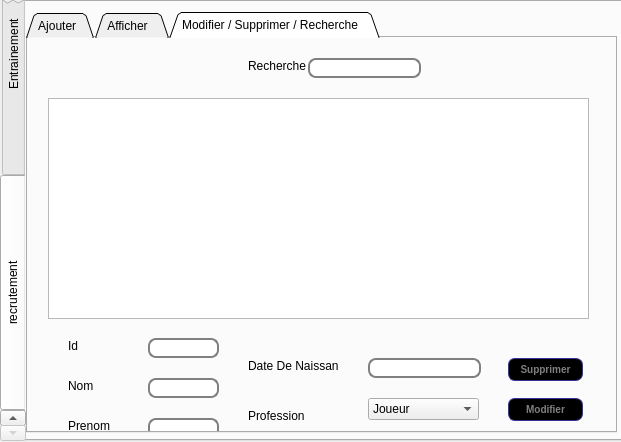
<?xml version="1.0" encoding="UTF-8"?>
<ui version="4.0">
 <class>Dialogevenement</class>
 <widget class="QDialog" name="Dialogevenement">
  <property name="geometry">
   <rect>
    <x>0</x>
    <y>0</y>
    <width>621</width>
    <height>442</height>
   </rect>
  </property>
  <property name="windowTitle">
   <string>Dialog</string>
  </property>
  <property name="styleSheet">
   <string notr="true">QLineEdit{border-radius: 8px; 
border: 2px solid gray;

padding: 0 8px;
background: white; }



QPushButton
{
color: gray;
font-weight: bold;
background-color: black;
border-width: 1px;
border-color: #339;
border-style: solid;
border-radius: 7;
padding: 3px;
font-size: 10px;
padding-left: 5px;
padding-right: 5px;

}
QPushButton:hover { background-color: white;
color:black;
 text-decoration: underline; }</string>
  </property>
  <widget class="QTabWidget" name="tabWidget">
   <property name="geometry">
    <rect>
     <x>0</x>
     <y>0</y>
     <width>631</width>
     <height>441</height>
    </rect>
   </property>
   <property name="tabPosition">
    <enum>QTabWidget::West</enum>
   </property>
   <property name="currentIndex">
    <number>1</number>
   </property>
   <widget class="QWidget" name="tab">
    <attribute name="title">
     <string>                      Entrainement                        </string>
    </attribute>
    <widget class="QTabWidget" name="tabWidget_2">
     <property name="geometry">
      <rect>
       <x>0</x>
       <y>10</y>
       <width>601</width>
       <height>431</height>
      </rect>
     </property>
     <property name="tabShape">
      <enum>QTabWidget::Triangular</enum>
     </property>
     <property name="currentIndex">
      <number>2</number>
     </property>
     <widget class="QWidget" name="tab_7">
      <attribute name="title">
       <string>Ajouter  </string>
      </attribute>
      <widget class="QLabel" name="label_a1">
       <property name="geometry">
        <rect>
         <x>0</x>
         <y>0</y>
         <width>561</width>
         <height>411</height>
        </rect>
       </property>
       <property name="text">
        <string/>
       </property>
      </widget>
      <widget class="QPushButton" name="pb_ajouter_3">
       <property name="geometry">
        <rect>
         <x>490</x>
         <y>360</y>
         <width>75</width>
         <height>23</height>
        </rect>
       </property>
       <property name="text">
        <string>Ajouter</string>
       </property>
       <property name="icon">
        <iconset>
         <normaloff>../green-button-png-6.png</normaloff>../green-button-png-6.png</iconset>
       </property>
      </widget>
      <widget class="QLabel" name="label_24">
       <property name="geometry">
        <rect>
         <x>140</x>
         <y>140</y>
         <width>47</width>
         <height>13</height>
        </rect>
       </property>
       <property name="text">
        <string>date</string>
       </property>
      </widget>
      <widget class="QLabel" name="label_25">
       <property name="geometry">
        <rect>
         <x>150</x>
         <y>240</y>
         <width>47</width>
         <height>13</height>
        </rect>
       </property>
       <property name="text">
        <string>debut</string>
       </property>
      </widget>
      <widget class="QLabel" name="label_23">
       <property name="geometry">
        <rect>
         <x>140</x>
         <y>190</y>
         <width>47</width>
         <height>13</height>
        </rect>
       </property>
       <property name="text">
        <string>lieu</string>
       </property>
      </widget>
      <widget class="QLabel" name="label_26">
       <property name="geometry">
        <rect>
         <x>350</x>
         <y>240</y>
         <width>47</width>
         <height>13</height>
        </rect>
       </property>
       <property name="text">
        <string>fin</string>
       </property>
      </widget>
      <widget class="QLabel" name="label_20">
       <property name="geometry">
        <rect>
         <x>140</x>
         <y>80</y>
         <width>61</width>
         <height>16</height>
        </rect>
       </property>
       <property name="text">
        <string>id</string>
       </property>
      </widget>
      <widget class="QLineEdit" name="lineEdit">
       <property name="geometry">
        <rect>
         <x>210</x>
         <y>80</y>
         <width>113</width>
         <height>20</height>
        </rect>
       </property>
      </widget>
      <widget class="QLineEdit" name="lineEdit_2">
       <property name="geometry">
        <rect>
         <x>210</x>
         <y>190</y>
         <width>113</width>
         <height>20</height>
        </rect>
       </property>
      </widget>
      <widget class="QDateEdit" name="dateEdit">
       <property name="geometry">
        <rect>
         <x>210</x>
         <y>130</y>
         <width>110</width>
         <height>22</height>
        </rect>
       </property>
      </widget>
      <widget class="QTimeEdit" name="timeEdit_2">
       <property name="geometry">
        <rect>
         <x>120</x>
         <y>270</y>
         <width>118</width>
         <height>22</height>
        </rect>
       </property>
      </widget>
      <widget class="QTimeEdit" name="timeEdit_3">
       <property name="geometry">
        <rect>
         <x>300</x>
         <y>270</y>
         <width>118</width>
         <height>22</height>
        </rect>
       </property>
      </widget>
     </widget>
     <widget class="QWidget" name="tab_8">
      <attribute name="title">
       <string>Afficher   </string>
      </attribute>
      <widget class="QLabel" name="label_a2">
       <property name="geometry">
        <rect>
         <x>0</x>
         <y>0</y>
         <width>581</width>
         <height>411</height>
        </rect>
       </property>
       <property name="text">
        <string/>
       </property>
      </widget>
      <widget class="QTableView" name="tabmatch">
       <property name="geometry">
        <rect>
         <x>20</x>
         <y>30</y>
         <width>541</width>
         <height>241</height>
        </rect>
       </property>
      </widget>
      <widget class="QPushButton" name="pushButton_2">
       <property name="geometry">
        <rect>
         <x>380</x>
         <y>280</y>
         <width>91</width>
         <height>23</height>
        </rect>
       </property>
       <property name="text">
        <string>Imprimer pdf</string>
       </property>
       <property name="icon">
        <iconset>
         <normaloff>../small-button-clip-art-clkerm-vector-clip-art-37.png</normaloff>../small-button-clip-art-clkerm-vector-clip-art-37.png</iconset>
       </property>
      </widget>
      <widget class="QPushButton" name="pushButton_4">
       <property name="geometry">
        <rect>
         <x>110</x>
         <y>280</y>
         <width>51</width>
         <height>23</height>
        </rect>
       </property>
       <property name="text">
        <string>tri desc</string>
       </property>
      </widget>
      <widget class="QPushButton" name="pushButton_5">
       <property name="geometry">
        <rect>
         <x>50</x>
         <y>280</y>
         <width>51</width>
         <height>23</height>
        </rect>
       </property>
       <property name="text">
        <string>tri asc</string>
       </property>
      </widget>
     </widget>
     <widget class="QWidget" name="tab_9">
      <attribute name="title">
       <string>Modifier  / Supprimer / Recherche</string>
      </attribute>
      <widget class="QLabel" name="label_a3">
       <property name="geometry">
        <rect>
         <x>0</x>
         <y>20</y>
         <width>621</width>
         <height>431</height>
        </rect>
       </property>
       <property name="text">
        <string/>
       </property>
      </widget>
      <widget class="QLabel" name="label_35">
       <property name="geometry">
        <rect>
         <x>210</x>
         <y>20</y>
         <width>61</width>
         <height>16</height>
        </rect>
       </property>
       <property name="text">
        <string>Recherche </string>
       </property>
      </widget>
      <widget class="QLabel" name="label_21">
       <property name="geometry">
        <rect>
         <x>40</x>
         <y>310</y>
         <width>89</width>
         <height>20</height>
        </rect>
       </property>
       <property name="text">
        <string>ID</string>
       </property>
      </widget>
      <widget class="QLabel" name="label_27">
       <property name="geometry">
        <rect>
         <x>40</x>
         <y>341</y>
         <width>89</width>
         <height>20</height>
        </rect>
       </property>
       <property name="text">
        <string>Lieu</string>
       </property>
      </widget>
      <widget class="QLineEdit" name="Recherchid">
       <property name="geometry">
        <rect>
         <x>270</x>
         <y>20</y>
         <width>113</width>
         <height>20</height>
        </rect>
       </property>
      </widget>
      <widget class="QLineEdit" name="modlieu">
       <property name="geometry">
        <rect>
         <x>140</x>
         <y>340</y>
         <width>69</width>
         <height>20</height>
        </rect>
       </property>
      </widget>
      <widget class="QLineEdit" name="modid">
       <property name="geometry">
        <rect>
         <x>140</x>
         <y>310</y>
         <width>69</width>
         <height>20</height>
        </rect>
       </property>
      </widget>
      <widget class="QLabel" name="label_34">
       <property name="geometry">
        <rect>
         <x>40</x>
         <y>372</y>
         <width>89</width>
         <height>20</height>
        </rect>
       </property>
       <property name="text">
        <string>Date</string>
       </property>
      </widget>
      <widget class="QPushButton" name="pb_ajouter_7">
       <property name="geometry">
        <rect>
         <x>470</x>
         <y>340</y>
         <width>75</width>
         <height>23</height>
        </rect>
       </property>
       <property name="text">
        <string>Modifier</string>
       </property>
       <property name="icon">
        <iconset>
         <normaloff>../green-button-png-6.png</normaloff>../green-button-png-6.png</iconset>
       </property>
      </widget>
      <widget class="QLabel" name="label_33">
       <property name="geometry">
        <rect>
         <x>230</x>
         <y>320</y>
         <width>89</width>
         <height>20</height>
        </rect>
       </property>
       <property name="text">
        <string>Heure Debut</string>
       </property>
      </widget>
      <widget class="QLabel" name="label">
       <property name="geometry">
        <rect>
         <x>230</x>
         <y>360</y>
         <width>71</width>
         <height>16</height>
        </rect>
       </property>
       <property name="text">
        <string>Heure Fin</string>
       </property>
      </widget>
      <widget class="QTimeEdit" name="modhdebut">
       <property name="geometry">
        <rect>
         <x>310</x>
         <y>320</y>
         <width>118</width>
         <height>22</height>
        </rect>
       </property>
      </widget>
      <widget class="QTimeEdit" name="modhfin">
       <property name="geometry">
        <rect>
         <x>310</x>
         <y>360</y>
         <width>118</width>
         <height>22</height>
        </rect>
       </property>
      </widget>
      <widget class="QTableView" name="AffichRecherche">
       <property name="geometry">
        <rect>
         <x>20</x>
         <y>60</y>
         <width>551</width>
         <height>221</height>
        </rect>
       </property>
      </widget>
      <widget class="QLineEdit" name="moddate">
       <property name="geometry">
        <rect>
         <x>140</x>
         <y>370</y>
         <width>71</width>
         <height>20</height>
        </rect>
       </property>
      </widget>
      <widget class="QPushButton" name="pb_supprimer_4">
       <property name="geometry">
        <rect>
         <x>470</x>
         <y>310</y>
         <width>75</width>
         <height>23</height>
        </rect>
       </property>
       <property name="text">
        <string>Supprimer</string>
       </property>
       <property name="icon">
        <iconset>
         <normaloff>../rectangle-button-icon-png-6.png</normaloff>../rectangle-button-icon-png-6.png</iconset>
       </property>
      </widget>
      <widget class="QPushButton" name="pushButton_8">
       <property name="geometry">
        <rect>
         <x>470</x>
         <y>370</y>
         <width>75</width>
         <height>23</height>
        </rect>
       </property>
       <property name="text">
        <string>Back</string>
       </property>
      </widget>
     </widget>
    </widget>
   </widget>
   <widget class="QWidget" name="tab_2">
    <attribute name="title">
     <string>                      recrutement                      </string>
    </attribute>
    <widget class="QTabWidget" name="tabWidget_3">
     <property name="geometry">
      <rect>
       <x>0</x>
       <y>10</y>
       <width>591</width>
       <height>421</height>
      </rect>
     </property>
     <property name="tabShape">
      <enum>QTabWidget::Triangular</enum>
     </property>
     <property name="currentIndex">
      <number>2</number>
     </property>
     <widget class="QWidget" name="tab_4">
      <attribute name="title">
       <string>Ajouter  </string>
      </attribute>
      <widget class="QLabel" name="label_a1_2">
       <property name="geometry">
        <rect>
         <x>0</x>
         <y>0</y>
         <width>551</width>
         <height>401</height>
        </rect>
       </property>
       <property name="text">
        <string/>
       </property>
      </widget>
      <widget class="QLabel" name="label_13">
       <property name="geometry">
        <rect>
         <x>130</x>
         <y>200</y>
         <width>101</width>
         <height>16</height>
        </rect>
       </property>
       <property name="text">
        <string>date de naissance</string>
       </property>
      </widget>
      <widget class="QDateEdit" name="dateEdit_3">
       <property name="geometry">
        <rect>
         <x>250</x>
         <y>200</y>
         <width>110</width>
         <height>22</height>
        </rect>
       </property>
      </widget>
      <widget class="QLineEdit" name="lineEdit_55">
       <property name="geometry">
        <rect>
         <x>210</x>
         <y>110</y>
         <width>171</width>
         <height>20</height>
        </rect>
       </property>
      </widget>
      <widget class="QPushButton" name="pb_ajouter_2">
       <property name="geometry">
        <rect>
         <x>420</x>
         <y>340</y>
         <width>75</width>
         <height>23</height>
        </rect>
       </property>
       <property name="text">
        <string>Ajouter</string>
       </property>
       <property name="icon">
        <iconset>
         <normaloff>../green-button-png-6.png</normaloff>../green-button-png-6.png</iconset>
       </property>
      </widget>
      <widget class="QLabel" name="label_11">
       <property name="geometry">
        <rect>
         <x>130</x>
         <y>110</y>
         <width>61</width>
         <height>16</height>
        </rect>
       </property>
       <property name="text">
        <string>nom</string>
       </property>
      </widget>
      <widget class="QLabel" name="label_12">
       <property name="geometry">
        <rect>
         <x>130</x>
         <y>150</y>
         <width>61</width>
         <height>16</height>
        </rect>
       </property>
       <property name="text">
        <string>prenom</string>
       </property>
      </widget>
      <widget class="QLineEdit" name="lineEdit_4">
       <property name="geometry">
        <rect>
         <x>210</x>
         <y>150</y>
         <width>171</width>
         <height>20</height>
        </rect>
       </property>
      </widget>
      <widget class="QLabel" name="label_15">
       <property name="geometry">
        <rect>
         <x>130</x>
         <y>70</y>
         <width>101</width>
         <height>16</height>
        </rect>
       </property>
       <property name="text">
        <string>id</string>
       </property>
      </widget>
      <widget class="QLineEdit" name="lineEdit_5">
       <property name="geometry">
        <rect>
         <x>210</x>
         <y>70</y>
         <width>171</width>
         <height>20</height>
        </rect>
       </property>
      </widget>
      <widget class="QComboBox" name="comboBox">
       <property name="geometry">
        <rect>
         <x>200</x>
         <y>250</y>
         <width>111</width>
         <height>22</height>
        </rect>
       </property>
       <item>
        <property name="text">
         <string>joueur</string>
        </property>
       </item>
       <item>
        <property name="text">
         <string>entraineur</string>
        </property>
       </item>
      </widget>
     </widget>
     <widget class="QWidget" name="tab_5">
      <attribute name="title">
       <string>Afficher   </string>
      </attribute>
      <widget class="QLabel" name="label_lum2_2">
       <property name="geometry">
        <rect>
         <x>-10</x>
         <y>-10</y>
         <width>571</width>
         <height>311</height>
        </rect>
       </property>
       <property name="text">
        <string/>
       </property>
      </widget>
      <widget class="QLabel" name="label_a2_2">
       <property name="geometry">
        <rect>
         <x>0</x>
         <y>0</y>
         <width>571</width>
         <height>391</height>
        </rect>
       </property>
       <property name="text">
        <string/>
       </property>
      </widget>
      <widget class="QTableView" name="tabmatch2">
       <property name="geometry">
        <rect>
         <x>10</x>
         <y>30</y>
         <width>571</width>
         <height>241</height>
        </rect>
       </property>
      </widget>
      <widget class="QPushButton" name="pushButton">
       <property name="geometry">
        <rect>
         <x>380</x>
         <y>280</y>
         <width>91</width>
         <height>23</height>
        </rect>
       </property>
       <property name="text">
        <string>Imprimer pdf</string>
       </property>
       <property name="icon">
        <iconset>
         <normaloff>../small-button-clip-art-clkerm-vector-clip-art-37.png</normaloff>../small-button-clip-art-clkerm-vector-clip-art-37.png</iconset>
       </property>
      </widget>
      <widget class="QPushButton" name="pushButton_3">
       <property name="geometry">
        <rect>
         <x>50</x>
         <y>280</y>
         <width>51</width>
         <height>23</height>
        </rect>
       </property>
       <property name="text">
        <string>tri asc</string>
       </property>
      </widget>
      <widget class="QPushButton" name="pushButton_6">
       <property name="geometry">
        <rect>
         <x>110</x>
         <y>280</y>
         <width>51</width>
         <height>23</height>
        </rect>
       </property>
       <property name="text">
        <string>tri desc</string>
       </property>
      </widget>
     </widget>
     <widget class="QWidget" name="tab_6">
      <attribute name="title">
       <string>Modifier / Supprimer / Recherche   </string>
      </attribute>
      <widget class="QLabel" name="label_a3_2">
       <property name="geometry">
        <rect>
         <x>0</x>
         <y>0</y>
         <width>541</width>
         <height>391</height>
        </rect>
       </property>
       <property name="text">
        <string/>
       </property>
      </widget>
      <widget class="QPushButton" name="pb_supprimer_2">
       <property name="geometry">
        <rect>
         <x>480</x>
         <y>320</y>
         <width>75</width>
         <height>23</height>
        </rect>
       </property>
       <property name="text">
        <string>Supprimer</string>
       </property>
       <property name="icon">
        <iconset>
         <normaloff>../rectangle-button-icon-png-6.png</normaloff>../rectangle-button-icon-png-6.png</iconset>
       </property>
      </widget>
      <widget class="QLabel" name="label_16">
       <property name="geometry">
        <rect>
         <x>40</x>
         <y>300</y>
         <width>61</width>
         <height>16</height>
        </rect>
       </property>
       <property name="text">
        <string>Id</string>
       </property>
      </widget>
      <widget class="QTableView" name="AffichRecherche2">
       <property name="geometry">
        <rect>
         <x>20</x>
         <y>60</y>
         <width>541</width>
         <height>221</height>
        </rect>
       </property>
      </widget>
      <widget class="QLabel" name="label_17">
       <property name="geometry">
        <rect>
         <x>220</x>
         <y>20</y>
         <width>61</width>
         <height>16</height>
        </rect>
       </property>
       <property name="text">
        <string>Recherche</string>
       </property>
      </widget>
      <widget class="QLineEdit" name="lineEdit_3">
       <property name="geometry">
        <rect>
         <x>280</x>
         <y>20</y>
         <width>113</width>
         <height>20</height>
        </rect>
       </property>
      </widget>
      <widget class="QLabel" name="label_18">
       <property name="geometry">
        <rect>
         <x>40</x>
         <y>340</y>
         <width>61</width>
         <height>16</height>
        </rect>
       </property>
       <property name="text">
        <string>Nom</string>
       </property>
      </widget>
      <widget class="QLabel" name="label_19">
       <property name="geometry">
        <rect>
         <x>220</x>
         <y>320</y>
         <width>91</width>
         <height>16</height>
        </rect>
       </property>
       <property name="text">
        <string>Date De Naissance</string>
       </property>
      </widget>
      <widget class="QLabel" name="label_22">
       <property name="geometry">
        <rect>
         <x>40</x>
         <y>380</y>
         <width>61</width>
         <height>16</height>
        </rect>
       </property>
       <property name="text">
        <string>Prenom</string>
       </property>
      </widget>
      <widget class="QLabel" name="label_28">
       <property name="geometry">
        <rect>
         <x>220</x>
         <y>370</y>
         <width>61</width>
         <height>16</height>
        </rect>
       </property>
       <property name="text">
        <string>Profession</string>
       </property>
      </widget>
      <widget class="QLineEdit" name="modid2">
       <property name="geometry">
        <rect>
         <x>120</x>
         <y>300</y>
         <width>71</width>
         <height>20</height>
        </rect>
       </property>
      </widget>
      <widget class="QLineEdit" name="modnom2">
       <property name="geometry">
        <rect>
         <x>120</x>
         <y>340</y>
         <width>71</width>
         <height>20</height>
        </rect>
       </property>
      </widget>
      <widget class="QLineEdit" name="modprenom2">
       <property name="geometry">
        <rect>
         <x>120</x>
         <y>380</y>
         <width>71</width>
         <height>20</height>
        </rect>
       </property>
      </widget>
      <widget class="QComboBox" name="modprofession">
       <property name="geometry">
        <rect>
         <x>340</x>
         <y>360</y>
         <width>111</width>
         <height>22</height>
        </rect>
       </property>
       <item>
        <property name="text">
         <string>Joueur</string>
        </property>
       </item>
       <item>
        <property name="text">
         <string>Entraineur</string>
        </property>
       </item>
      </widget>
      <widget class="QPushButton" name="pushButton_7">
       <property name="geometry">
        <rect>
         <x>480</x>
         <y>360</y>
         <width>75</width>
         <height>23</height>
        </rect>
       </property>
       <property name="text">
        <string>Modifier</string>
       </property>
       <property name="icon">
        <iconset>
         <normaloff>../green-button-png-6.png</normaloff>../green-button-png-6.png</iconset>
       </property>
      </widget>
      <widget class="QLineEdit" name="moddate2">
       <property name="geometry">
        <rect>
         <x>340</x>
         <y>320</y>
         <width>113</width>
         <height>20</height>
        </rect>
       </property>
      </widget>
     </widget>
    </widget>
   </widget>
  </widget>
 </widget>
 <resources/>
 <connections/>
</ui>
